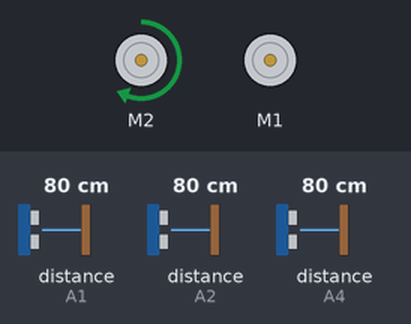
Bench run of a sketch on a simulated Arduino Uno, built with avr-gcc and run on an emulated ATmega328P. On the bench: 2 × DC motor (green arrow = forward, orange = backward, longer = faster). The inputs (shaded band) are chosen by the test bench; at power-on: distance to the obstacle (sensors on A1, A2, A4) 80 cm. The echo pulse lasts 58.3 µs per cm.

Above: at 2.0 s.
2.1 s: distance to the obstacle (sensor on A1) set to 19 cm
5.6 s: distance to the obstacle (sensor on A1) set to 15 cm
At 6.6 s:
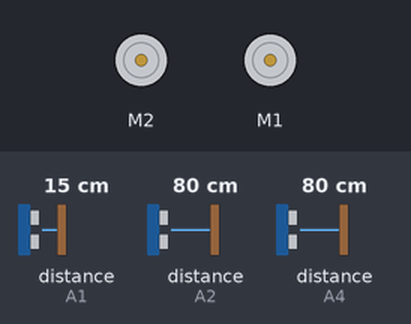
10.1 s: distance to the obstacle (sensor on A1) set to 11 cm
At 12.5 s:
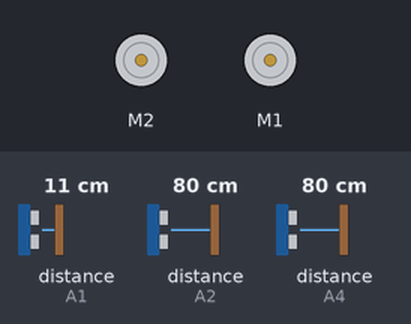
14.6 s: distance to the obstacle (sensor on A2) set to 15 cm
At 15.7 s:
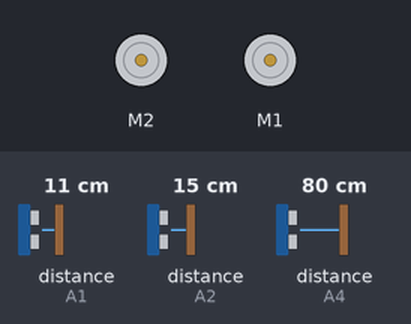
18.1 s: distance to the obstacle (sensor on A2) set to 12 cm
At 19.3 s:
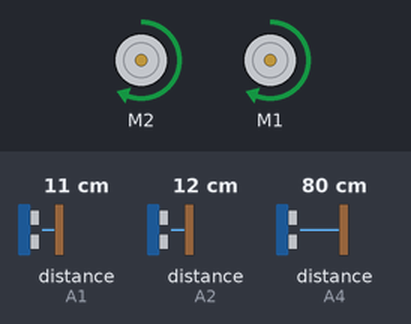
22.6 s: distance to the obstacle (sensor on A4) set to 2 cm
Timing chart, 0 to 28.1 s (numbered marks = the images above; inputs shaded):
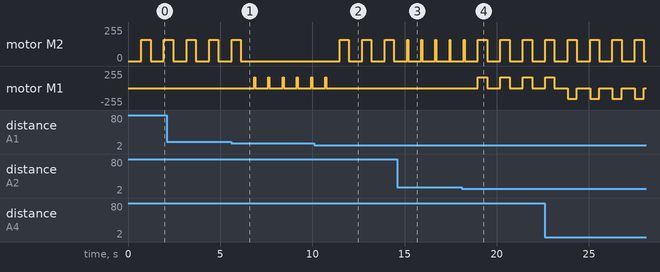

The sketch:

final_code.ino
```cpp
#include <NewPing.h>
#include<AFMotor.h>
//Maze runner code for bot made using motor driver shield

AF_DCMotor motor2(2);
AF_DCMotor motor1(1);

#define lefttrig A0  // left sensor trigger pin
#define leftecho A1  // left sensor echo pin
#define frontecho A4 // front sensor echo pin
#define fronttrig A5 // front sensor trigger pin
#define righttrig A3 // right sensor trigger pin
#define rightecho A2 // right sensor echo pin
#define MAX_DISTANCE 100

NewPing sonarleft(lefttrig, leftecho, MAX_DISTANCE);
NewPing sonarright(righttrig, rightecho, MAX_DISTANCE);
NewPing sonarfront(fronttrig, frontecho, MAX_DISTANCE);


void setup() {
  motor2.setSpeed(160);
  motor1.setSpeed(160);
}


void loop() {
  int reading = analyse();
  delay(500);
  // Taking decision based on the values of reading. Values ranging from 0 to 5
  if (reading == 0){
     straight();           // go straight
  }
  else if (reading == 1){
     leftturn();           // turn left by 90 degrees
  }
  else if (reading == 2){
     rightturn();          // turn right by 90 degrees
  }
  else if (reading == 3){
     uturn();              // take uturn i.e., all the routes are blocked
  }
  else if (reading == 4){
     littleright();        // turn to right by a few degrees
  }
  else if (reading == 5){
     littleleft();         // turn to left by a few degrees
  }
}

void straight(){
  motor2.run(FORWARD);
  motor1.run(FORWARD);
  delay(500);
  motor2.run(RELEASE);
  motor1.run(RELEASE);
}

void leftturn(){
  motor1.run(FORWARD);
  motor2.run(RELEASE);
  delay(500);
  motor1.run(RELEASE);
  motor2.run(RELEASE);
}

void rightturn(){
  motor2.run(FORWARD);
  motor1.run(RELEASE);
  delay(500);
  motor2.run(RELEASE);
  motor1.run(RELEASE);
}

void uturn(){
  motor1.run(BACKWARD);
  motor2.run(FORWARD);
  delay(500);
  motor1.run(RELEASE);
  motor2.run(RELEASE);
}

void littleleft(){
  motor1.run(FORWARD);
  delay(50);
  motor1.run(RELEASE);
}

void littleright(){
  motor2.run(FORWARD);
  delay(50);
  motor2.run(RELEASE);
}


int readPing(int sensor) { // read the ultrasonic sensor distance
  delay(70);
  unsigned int uS;
  if(sensor == 1)
    uS = sonarleft.ping();
  else if(sensor == 2)
    uS = sonarright.ping();
  else if(sensor == 3)
    uS = sonarfront.ping();
  int cm = uS/US_ROUNDTRIP_CM;
  return cm;
}

//Maze width is 30cm and distance between sensors is 8cm
int analyse() {
   long left = readPing(1);  // left sensor reading in cm
   if (left == 0){
       left = readPing(1);
   }
   long front = readPing(3); // front sensor reading in cm
   if (front == 0){
      front = readPing(3);
   }
   long right = readPing(2);  // right sensor reading in cm
   if (right == 0){
      right = readPing(2);
   }
   if (right > 13 && right < 18){
      return 4;    // turn a little right
   }
   if (left > 13 && left < 18){
      return 5;    // turn a little left
   }
   if (right >= 18){
      return 2;    // turn right by 90 degrees
   }
   if (front > 8){
      return 0;    // go straight
   }
   if (left >= 18){
      return 1;    // turn left by 90 degrees
   }
   return 3;       // take a uturn
}
```

Measured:
- the behaviour switches between 18 and 17 cm on distance to the obstacle (sensor on A1) (found by bisection; images 0 and 1)
- the behaviour switches between 14 and 13 cm on distance to the obstacle (sensor on A1) (found by bisection; images 1 and 2)
- the behaviour switches between 14 and 13 cm on distance to the obstacle (sensor on A2) (found by bisection; images 3 and 4)
- after the input at 5.6 s, motor M2: goes on until 6.1 s, then stays stopped; motor M1: alternates forward 160/255 for 0.05 s and stopped for 0.72 s, starting after 1.2 s
- after the input at 10.1 s, motor M2: alternates forward 160/255 for 0.50 s and stopped for 0.72 s, starting after 1.4 s; motor M1: goes on until 10.8 s, then stays stopped
- after the input at 14.6 s, motor M2: forward 160/255 → stopped after 0.59 s
- after the input at 18.1 s, motor M2: alternates forward 160/255 for 0.50 s and stopped for 0.72 s, starting after 1.4 s; motor M1: alternates forward 160/255 for 0.50 s and stopped for 0.72 s, starting after 0.88 s
- by itself, motor M2: alternates forward 160/255 for 0.50 s and stopped for 0.72 s
